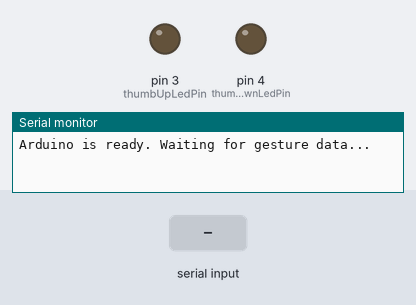
Recording of a sketch running on a simulated Arduino Uno, built with avr-gcc and run on an emulated ATmega328P. Parts: output pins drawn as LEDs (lit = HIGH), the last lines printed to the serial monitor. The inputs (shaded band) are chosen by the test bench.

Above: at 1.2 s.
1.3 s: "Thumb_Up\n" received over Serial
At 1.9 s:
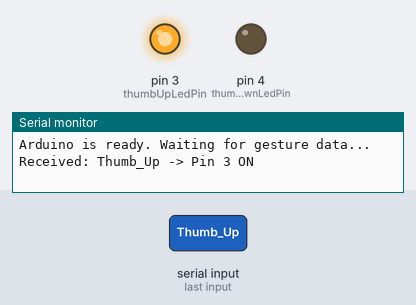
2.8 s: "Thumb_Down\n" received over Serial
At 3.1 s:
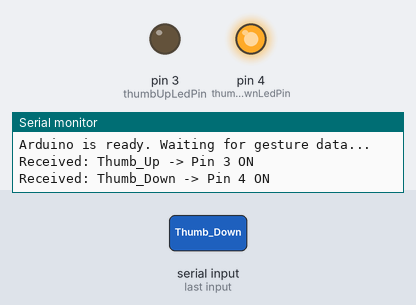
4.3 s: "1\n" received over Serial
At 5.1 s:
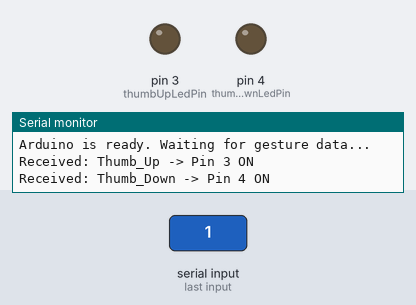
Timing chart, 0 to 7.3 s (numbered marks = the images above; inputs shaded):
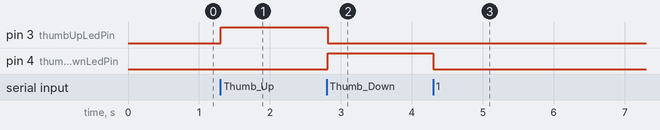

Measured:
- after the input at 1.3 s, pin 3 (thumbUpLedPin): LOW → HIGH at once
- after the input at 2.8 s, pin 3 (thumbUpLedPin): HIGH → LOW at once; pin 4 (thumbDownLedPin): LOW → HIGH at once
- after the input at 4.3 s, pin 4 (thumbDownLedPin): HIGH → LOW at once

The sketch:

serial_led_on_thumb.ino
```cpp
/*
  웹 기반 제스처 인식을 통한 LED 제어
  - 웹 페이지로부터 시리얼 통신으로 제스처 데이터를 수신합니다.
  - "Thumb_Up" 수신 시: 3번 핀 LED 켜기
  - "Thumb_Down" 수신 시: 4번 핀 LED 켜기
  - 그 외: 모든 LED 끄기
*/

// LED가 연결된 핀 번호를 상수로 정의합니다.
const int thumbUpLedPin = 3;
const int thumbDownLedPin = 4;

void setup() {
  // 시리얼 통신을 시작합니다. 전송 속도(Baud rate)는 웹 코드와 동일하게 9600으로 설정합니다.
  Serial.begin(9600);

  // LED 핀들을 출력(OUTPUT) 모드로 설정합니다.
  pinMode(thumbUpLedPin, OUTPUT);
  pinMode(thumbDownLedPin, OUTPUT);

  // 프로그램 시작 시 모든 LED를 끈 상태로 초기화합니다.
  digitalWrite(thumbUpLedPin, LOW);
  digitalWrite(thumbDownLedPin, LOW);

  // 아두이노가 준비되었음을 시리얼 모니터에 출력합니다 (디버깅용).
  Serial.println("Arduino is ready. Waiting for gesture data...");
}

void loop() {
  // 시리얼 버퍼에 수신된 데이터가 있는지 확인합니다.
  if (Serial.available() > 0) {
    // 줄바꿈 문자(\n)를 만날 때까지 들어온 데이터를 하나의 문자열로 읽습니다.
    String receivedData = Serial.readStringUntil('\n');

    // 문자열 앞뒤의 불필요한 공백이나 제어 문자를 제거합니다.
    receivedData.trim();

    // 수신된 데이터에 "Thumb_Up" 문자열이 포함되어 있는지 확인합니다.
    // indexOf() 함수는 특정 문자열이 없으면 -1을 반환합니다.
    if (receivedData.indexOf("Thumb_Up") != -1) {
      // '엄지 올리기' 동작 감지
      digitalWrite(thumbUpLedPin, HIGH);  // 3번 핀 LED 켜기
      digitalWrite(thumbDownLedPin, LOW);   // 4번 핀 LED 끄기
      Serial.println("Received: Thumb_Up -> Pin 3 ON"); // 디버깅 메시지
    }
    // "Thumb_Up"이 아니라면 "Thumb_Down"이 포함되어 있는지 확인합니다.
    else if (receivedData.indexOf("Thumb_Down") != -1) {
      // '엄지 내리기' 동작 감지
      digitalWrite(thumbUpLedPin, LOW);    // 3번 핀 LED 끄기
      digitalWrite(thumbDownLedPin, HIGH); // 4번 핀 LED 켜기
      Serial.println("Received: Thumb_Down -> Pin 4 ON"); // 디버깅 메시지
    }
    // 두 제스처에 해당하지 않는 다른 데이터가 수신된 경우
    else {
      // 모든 LED를 끕니다.
      digitalWrite(thumbUpLedPin, LOW);
      digitalWrite(thumbDownLedPin, LOW);
    }
  }
}
```
